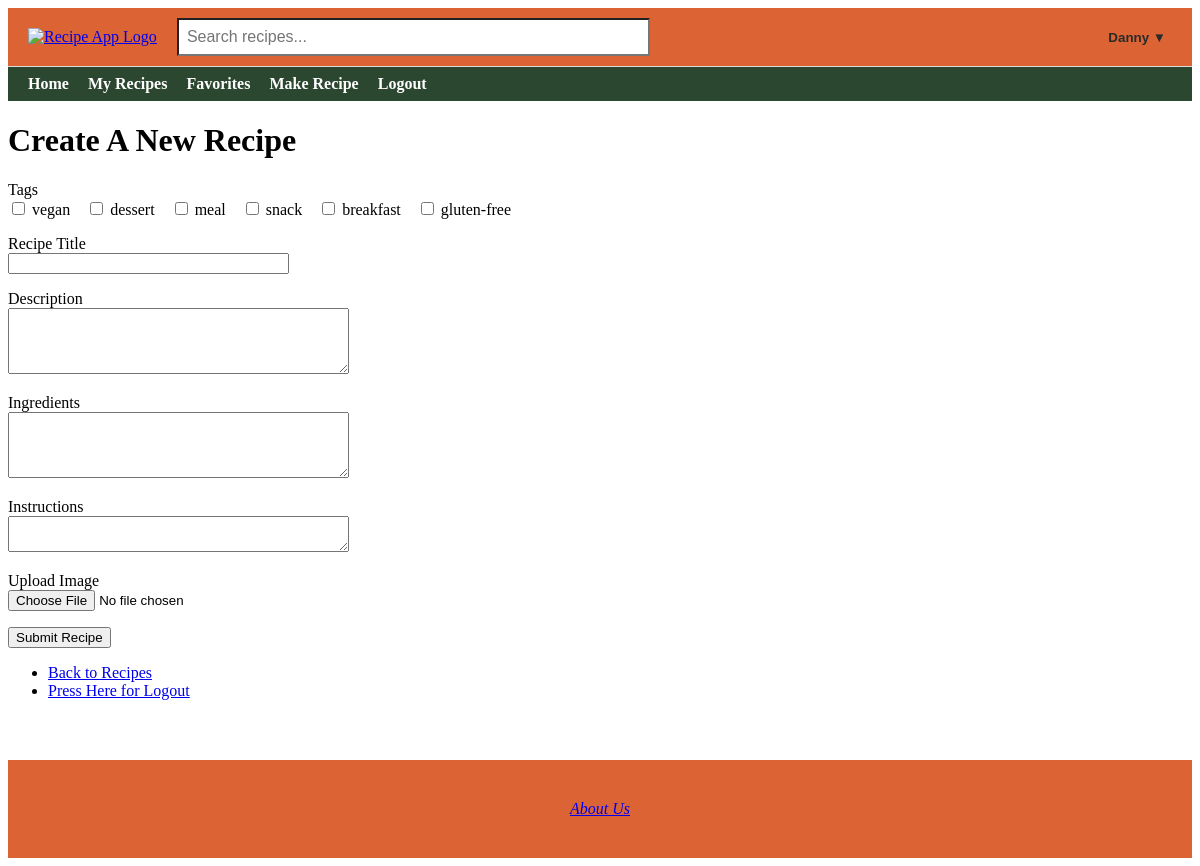
/make_recipe (signed in), run on the app's committed database.
### app/models.py (models this page shows)
class User(db.Model, UserMixin):
    id = db.Column(db.Integer, primary_key=True)  # Unique user ID
    username = db.Column(db.String(20), unique=True, nullable=False)  # Username
    email = db.Column(db.String(120), unique=True, nullable=False)  # Email address
    password = db.Column(db.String(60), nullable=False)  # Hashed password
    recipes = db.relationship('Recipe', backref='author', lazy=True, overlaps="user,user_recipes")
    profile = db.relationship('Profile', backref='user', uselist=False)  # Relationship to profile (one-to-one)
    favorites = db.relationship(
        'Recipe',
        secondary=favorites,
        backref=db.backref('favorited_by', lazy='dynamic'),
        lazy='dynamic'
    )

class Tag(db.Model):
    id = db.Column(db.Integer, primary_key=True)
    name = db.Column(db.String(32), unique=True, nullable=False)

### app/routes.py (the view, shortened to what this page needs)
@app.route('/make_recipe', methods=['GET', 'POST'])
@login_required
def make_recipe():
    form = RecipeForm()
    form.tags.choices = [(tag.id, tag.name) for tag in Tag.query.all()]
    return render_template('new_recipe.html', form=form)

### app/forms.py
class RecipeForm(FlaskForm):
    title = StringField('Recipe Title', validators=[DataRequired()])
    description = TextAreaField('Description', validators=[DataRequired()])
    ingredients = TextAreaField('Ingredients', validators=[DataRequired()])
    instructions = TextAreaField('Instructions', validators=[DataRequired()])
    image = FileField('Upload Image', validators=[FileAllowed(['jpg', 'jpeg', 'png'], 'Images only!')])
    remove_image = BooleanField('Remove current image')
    submit = SubmitField('Submit Recipe')
    tags = MultiCheckboxField('Tags', coerce=int)

### app/routes.py (called while the page is built)
@login_manager.user_loader
def load_user(user_id):
    return User.query.get(int(user_id))

@app.context_processor
def inject_user():
    return dict(current_user=current_user)

### app/templates/new_recipe.html (shortened to what this page needs)
{% extends "base.html" %}
{% block content %}
<h1>Create A New Recipe</h1>
<form method="POST" enctype="multipart/form-data">
    <p>
        {{ form.tags.label }}<br>
        {% for subfield in form.tags %}
            <label style="display: inline-block; margin-right: 12px;">
                {{ subfield() }} {{ subfield.label.text }}
            </label>
        {% endfor %}
    </p>
    <p>
        {{ form.title.label }}<br>
        {{ form.title(size=32) }}
    </p>
    <p>
        {{ form.description.label }}<br>
        {{ form.description(cols=40, rows=4) }}
    </p>
    <p>
        {{ form.ingredients.label }}<br>
        {{ form.ingredients(cols=40, rows=4) }}
    </p>
    <p>
        {{ form.instructions.label }}<br>
        {{ form.instructions(cols=40, row=4) }}
    </p>
    <p>
        {{ form.image.label }}<br>
        {{ form.image() }}
    </p>
    <p>{{ form.submit() }}</p>
</form>
<nav>
    <ul>
        <li><a href="{{ url_for('recipes') }}">Back to Recipes</a></li>
        <li><a href="{{ url_for('logout') }}">Press Here for Logout</a></li>
    </ul>
</nav>
{% endblock %}

### app/templates/base.html (shortened to what this page needs)
<!DOCTYPE html>
<html lang="en">
<head>
</head>
<body>
    <div class="top-navbar">
        <div class="logo">
            <a href="{{ url_for('home') }}">
                <img src="{{ url_for('static', filename='spartan.png') }}" alt="Recipe App Logo">
            </a>
        </div>
        <div class="search-bar">
            <form action="{{ url_for('visitor_recipes') }}" method="get">
                <input type="text" name="q" placeholder="Search recipes...">
            </form>
        </div>
        <div class="login-link">
            {% if current_user.is_authenticated %}
                <div class="dropdown">
                    <button class="dropdown-toggle">{{ current_user.username }} ▼</button>
                </div>
            {% elif session.get('visitor_email') %}
                <a href="{{ url_for('logout') }}">Exit Visitor Mode</a>
            {% else %}
                <a href="{{ url_for('login') }}">Login</a>
            {% endif %}
        </div>
    </div>
    <div class="bottom-navbar">
    <a href="{{ url_for('home') }}" {% if request.endpoint == 'home' %}class="active"{% endif %}>Home</a>
    {% if current_user.is_authenticated %}
        <a href="{{ url_for('recipes') }}" {% if request.endpoint == 'recipes' %}class="active"{% endif %}>My Recipes</a>
        <a href="{{ url_for('view_favorites') }}" {% if request.endpoint == 'view_favorites' %}class="active"{% endif %}>Favorites</a>
        <a href="{{ url_for('make_recipe') }}" {% if request.endpoint == 'make_recipe' %}class="active"{% endif %}>Make Recipe</a>
        <a href="{{ url_for('logout') }}">Logout</a>
    {% elif session.get('visitor_email') %}
        <a href="{{ url_for('visitor_recipes') }}" {% if request.endpoint == 'visitor_recipes' %}class="active"{% endif %}>Visitor Recipes</a>
        <a href="{{ url_for('logout') }}">Exit Visitor Mode</a>
    {% else %}
        <a href="{{ url_for('login') }}" {% if request.endpoint == 'login' %}class="active"{% endif %}>Login</a>
        <a href="{{ url_for('register') }}" {% if request.endpoint == 'register' %}class="active"{% endif %}>Register</a>
    {% endif %}
    </div>
    {% block content %}{% endblock %}
    <footer>
    <a href="{{ url_for('about_us') }}">About Us</a>
</footer>
</body>
</html>

### app/templates/base.html (style rules this page uses)
.top-navbar { display: flex; align-items: center; justify-content: space-between; padding: 10px 20px; background-color: #dc6434; border-bottom: 1px solid #ddd; }
.top-navbar .logo img { height: 50px; }
.top-navbar .search-bar { flex: 1; margin: 0 20px; }
.top-navbar .search-bar input[type="text"] { width: 50%; padding: 8px; font-size: 16px; background-color: #ffffff }
.bottom-navbar { background-color: #2c4730; padding: 8px 20px; }
.bottom-navbar a { margin-right: 15px; text-decoration: none; font-weight: bold; color: #ffffff; }
footer { margin-top: 60px; padding: 40px 20px; text-align: center; background-color: #dc6434; color: #fbdb92; font-style: italic; }
.dropdown { position: relative; display: inline-block; }
.dropdown-toggle { background: none; border: none; font-weight: bold; cursor: pointer; color: #282B28; }

### data on the page
User: username "Danny"
Tag: label.text "vegan"
Tag: label.text "dessert"
Tag: label.text "meal"
Tag: label.text "snack"
Tag: label.text "breakfast"
Tag: label.text "gluten-free"
